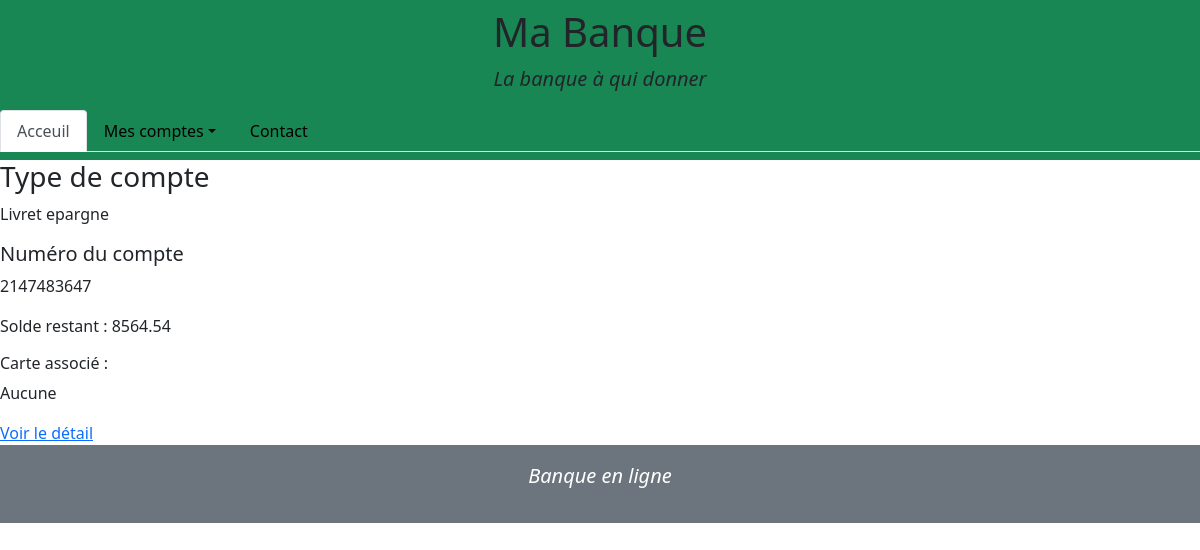
/singleAccount.php?id=6, run on an earlier commit of the app's database.
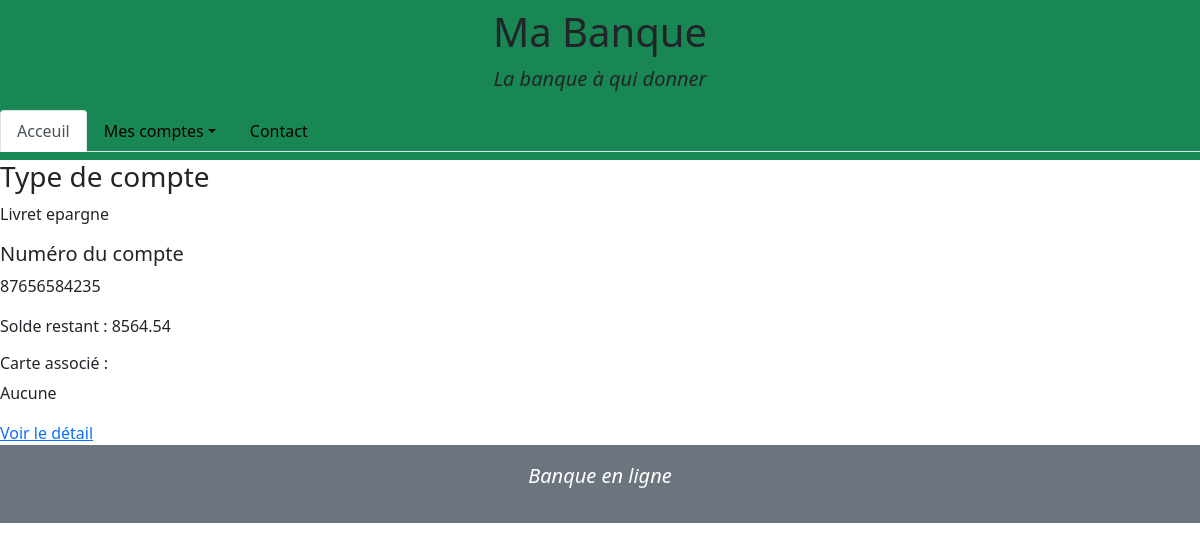
And on a later commit of the database.
### tables this page shows
CREATE TABLE account (
    id INT UNSIGNED NOT NULL AUTO_INCREMENT,
    account_type VARCHAR(50) NOT NULL,
    create_date TIMESTAMP NOT NULL,
    account_number VARCHAR(11) NOT NULL,
    amount DECIMAL(10,2) NOT NULL,
    uncover_permission INT(20),
    customer_id INT UNSIGNED NOT NULL,
    PRIMARY KEY (id),
    FOREIGN KEY (customer_id) REFERENCES customer(id)
);

### model/accounts.php (called while the page is built, shortened)
<?php
function getAccount(PDO $db, int $id) {
    $query = $db->prepare(
        "SELECT * FROM account AS a
        LEFT JOIN credit_card AS c
        ON  c.account_id = a.id
        WHERE a.id=:id"
    );
    $query->execute([
        "id" => $id
    ]);
    $result = $query->fetchAll(PDO::FETCH_ASSOC);
    return $result;
}
?>

### singleAccount.php (the view, shortened to what this page needs)
<?php
include "layout/header.php";
require "model/connexion.php";
require "model/accounts.php";
if(isset($_GET["id"]) && !empty($_GET["id"])) {
    $account = getAccount($db, $_GET["id"]);
}
    else {
        header("Location:index.php");
    }
if(($account[0]["card_type"])==NULL){
    $account[0]["card_type"]= "Aucune";
}
?>
<h3>Type de compte</h3>
<p><?php echo $account[0]["account_type"];?></p>
<h5>Numéro du compte</h5>
<p><?php echo $account[0]["account_number"];?></p>
<p>Solde restant : <?php echo $account[0]["amount"];?></p>
<h6>Carte associé :</h6>
<p><?php echo $account[0]["card_type"];?></p>
<a href="singleCard.php?id=<?php echo $account[0]["id"]?>">Voir le détail</a>
<?php
    include "layout/footer.php";
?>

What changed in the data, as far as the page shows it:
changed account "Livret epargne": account_number "2147483647" → "87656584235"
